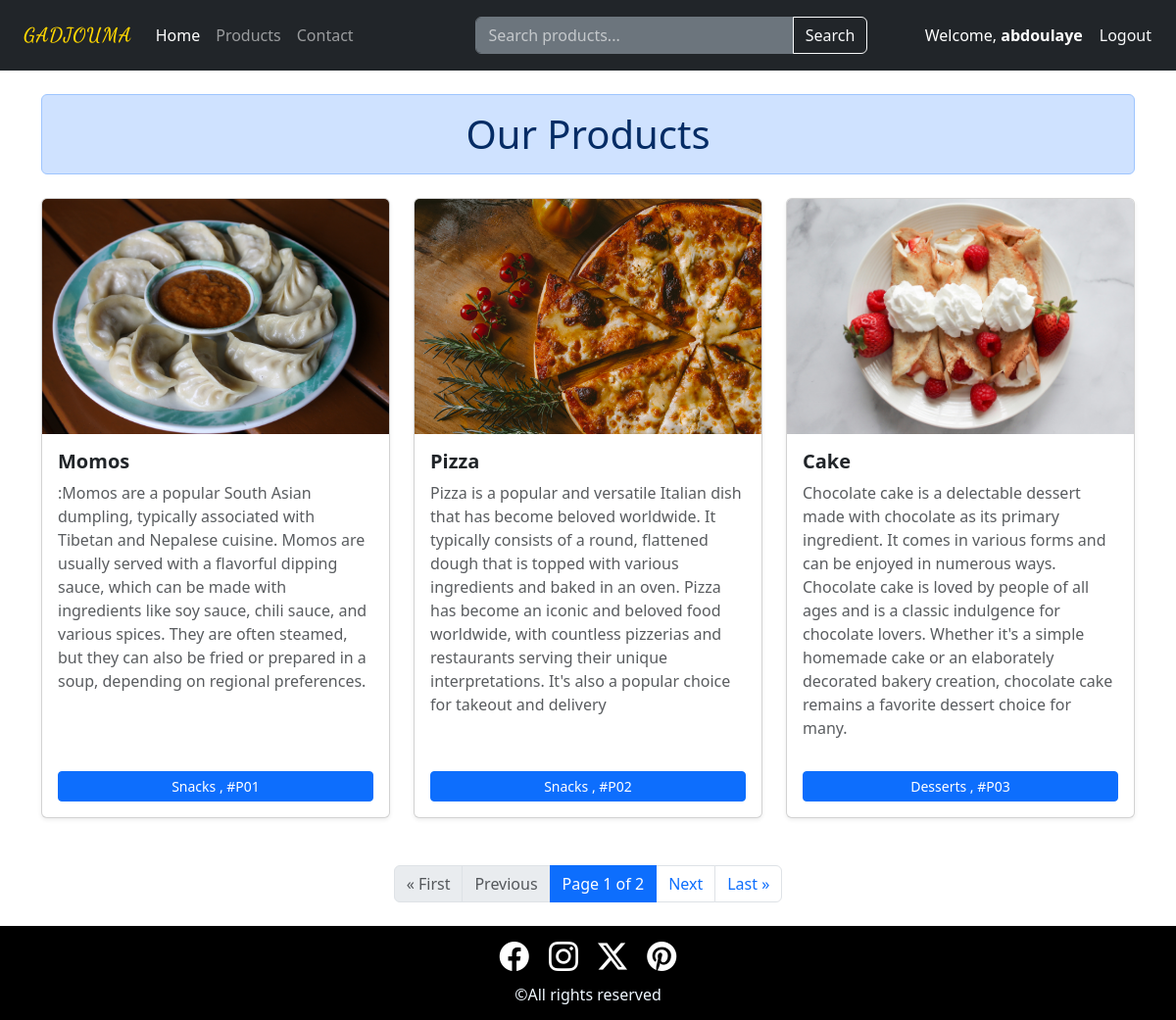
/products (signed in), run on the app's committed database.
### test1/models.py (models this page shows, shortened)
class Product(models.Model):
    product_id = models.CharField(max_length=30 ,unique=True)
    product_name = models.CharField(max_length=30)
    product_description = models.CharField(max_length=400)
    product_category = models.CharField(max_length=100)
    product_img = models.ImageField(upload_to='images/')

### test1/views.py (the view)
# urls.py: path("products", views.products , name='products'),
@login_required(login_url="loginuser")
def products(request):
     myproducts = Product.objects.all()
     paginator = Paginator(myproducts, 3)
     page_number = request.GET.get("page")
     page_obj = paginator.get_page(page_number)
     return render(request,'test1/product.html',{"page_obj": page_obj})

### test1/templates/test1/product.html (shortened to what this page needs)
<!DOCTYPE html>
<html lang="en">
<head>
    <link href="https://cdn.jsdelivr.net/npm/bootstrap@5.3.3/dist/css/bootstrap.min.css" rel="stylesheet">
</head>
<body>
    {% include 'test1/navbar.html' %}
    <div class="container my-4">
        <h1 class="alert alert-primary text-center mb-4">Our Products</h1>
        <div class="row g-4">
            {% for x in page_obj %}
            <div class="col-12 col-md-6 col-lg-4">
                <div class="card h-100 shadow-sm">
                    <img src="{{ x.product_img.url }}" class="card-img-top img-fluid" alt="{{ x.product_name }}" style="height: 240px; object-fit: cover;">
                    <div class="card-body d-flex flex-column">
                        <h5 class="card-title fw-bold">{{ x.product_name }}</h5>
                        <p class="card-text text-muted flex-grow-1">{{ x.product_description }}</p>
                        <div class="mt-3">
                            <a href="#" class="btn btn-primary btn-sm w-100">{{ x.product_category }} , #{{ x.product_id }}</a>
                        </div>
                    </div>
                </div>
            </div>
            {% empty %}
            <div class="col-12 text-center my-5">
                <p class="text-muted fs-4">No products found.</p>
            </div>
            {% endfor %}
        </div>
        <nav aria-label="Product Page Navigation" class="mt-5">
            <ul class="pagination justify-content-center">
                {% if page_obj.has_previous %}
                    <li class="page-item">
                        <a class="page-link" href="?page=1" aria-label="First">&laquo; First</a>
                    </li>
                    <li class="page-item">
                        <a class="page-link" href="?page={{ page_obj.previous_page_number }}">Previous</a>
                    </li>
                {% else %}
                    <li class="page-item disabled"><span class="page-link">&laquo; First</span></li>
                    <li class="page-item disabled"><span class="page-link">Previous</span></li>
                {% endif %}
                <li class="page-item active" aria-current="page">
                    <span class="page-link">Page {{ page_obj.number }} of {{ page_obj.paginator.num_pages }}</span>
                </li>
                {% if page_obj.has_next %}
                    <li class="page-item">
                        <a class="page-link" href="?page={{ page_obj.next_page_number }}">Next</a>
                    </li>
                    <li class="page-item">
                        <a class="page-link" href="?page={{ page_obj.paginator.num_pages }}" aria-label="Last">Last &raquo;</a>
                    </li>
                {% else %}
                    <li class="page-item disabled"><span class="page-link">Next</span></li>
                    <li class="page-item disabled"><span class="page-link">Last &raquo;</span></li>
                {% endif %}
            </ul>
        </nav>
    </div>
    {% include 'test1/footer.html' %}
</body>
</html>

### test1/templates/test1/navbar.html (shortened to what this page needs)
<!DOCTYPE html>
<html lang="en">
<head>
    <link href="https://cdn.jsdelivr.net/npm/bootstrap@5.3.3/dist/css/bootstrap.min.css" rel="stylesheet">
</head>
<body>
<nav class="navbar navbar-expand-lg navbar-dark bg-dark py-3">
    <div class="container-fluid px-4">
        <a class="navbar-brand fw-bold text-uppercase tracking-wider" href="{% url 'home' %}" style="font-family: 'Dancing Script', cursive; color: gold;">GADJOUMA</a>
        <div class="collapse navbar-collapse" id="navbarContent">
            <ul class="navbar-nav me-auto mb-3 mb-lg-0">
                <li class="nav-item">
                    <a class="nav-link active" aria-current="page" href="{% url 'home' %}">Home</a>
                </li>
                <li class="nav-item">
                    <a class="nav-link" href="{% url 'products' %}">Products</a>
                </li>
                <li class="nav-item">
                    <a class="nav-link" href="{% url 'contact' %}">Contact</a>
                </li>
            </ul>
            <form class="d-flex mx-auto mb-3 mb-lg-0 w-100" role="search" style="max-width: 400px;" method="post" action="{% url 'findproduct' %}">
                <div class="input-group">
                    <input class="form-control bg-secondary text-white border-secondary placeholder-light" type="search" placeholder="Search products..." aria-label="Search" name="prod_search">
                    <button class="btn btn-outline-light" type="submit">Search</button>
                </div>
            </form>
            <div class="d-flex align-items-center mb-3 mb-lg-0">
                {% if user.is_authenticated %}
                    <span class="text-white me-3">Welcome, <strong>{{ user.username }}</strong></span>
                    <a href="{% url 'logoutuser' %}" class="btn btn-link text-light text-decoration-none p-0">Logout</a>
                {% else %}
                    <a href="{% url 'loginuser' %}" class="btn btn-link text-light text-decoration-none me-2">Login</a>
                    <a href="{% url 'signupuser' %}" class="btn btn-outline-light btn-sm px-3">SignUp</a>
                {% endif %}
            </div>
        </div>
    </div>
</nav>
</body>
</html>

### test1/templates/test1/footer.html (shortened to what this page needs)
<!DOCTYPE html>
<html lang="en">
<head>
    <link href="https://cdn.jsdelivr.net/npm/bootstrap@5.3.3/dist/css/bootstrap.min.css" rel="stylesheet">
    <link rel="stylesheet" href="https://cdn.jsdelivr.net/npm/bootstrap-icons@1.13.1/font/bootstrap-icons.min.css">
</head>
<body>
    <div class="container-fluid text-center mt-2 py-2" style="background-color: black;">
        <div class="row">
            <span>
             <a href="https://www.facebook.com/"> <i class="bi bi-facebook mx-2" style="color: white; font-size: 30px;"></i></a>
           <a href="https://www.instagram.com/?hl=en"> <i class="bi bi-instagram mx-2" style="color: white; font-size: 30px;"></i></a>
            <a href="https://x.com/">  <i class="bi bi-twitter-x mx-2"style="color: white ; font-size: 30px;"></i></a>
             <a href="https://www.pinterest.com/"> <i class="bi bi-pinterest mx-2" style="color: white;  font-size: 30px;"></i></a>
            </span>
        </div>
        <div class="row mt-2">
          <h6 style="color: aliceblue;">&copy;All rights reserved</h6>
        </div>
    </div>
</body>
</html>

### test1/templates/test1/navbar.html (style rules this page uses)
.placeholder-light::placeholder { color: rgba(255, 255, 255, 0.6) !important; }
.tracking-wider { letter-spacing: 0.05em; }

### data on the page
Product: product_img (picture), product_name "Momos", product_description ":Momos are a popular South Asian dumpling, typically associated with Tibetan and Nepalese cuisine. Momos are usually served with a flavorful dipping sauce, which can be made with ingredients like soy sauce, chili sauce, and various spices. They are often steamed, but they can also be fried or prepared in a soup, depending on regional preferences.", product_category "Snacks", product_id "P01"
Product: product_img (picture), product_name "Pizza", product_description "Pizza is a popular and versatile Italian dish that has become beloved worldwide. It typically consists of a round, flattened dough that is topped with various ingredients and baked in an oven. Pizza has become an iconic and beloved food worldwide, with countless pizzerias and restaurants serving their unique interpretations. It's also a popular choice for takeout and delivery", product_category "Snacks", product_id "P02"
Product: product_img (picture), product_name "Cake", product_description "Chocolate cake is a delectable dessert made with chocolate as its primary ingredient. It comes in various forms and can be enjoyed in numerous ways. Chocolate cake is loved by people of all ages and is a classic indulgence for chocolate lovers. Whether it's a simple homemade cake or an elaborately decorated bakery creation, chocolate cake remains a favorite dessert choice for many.", product_category "Desserts", product_id "P03"

### other printed values
{{ user.username }} "abdoulaye"
{{ page_obj.number }} "1"
{{ page_obj.paginator.num_pages }} "2"
